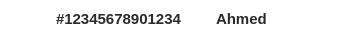
      <widget class="QFrame" name="frame_11">
       <property name="geometry">
        <rect>
         <x>420</x>
         <y>180</y>
         <width>361</width>
         <height>41</height>
        </rect>
       </property>
       <property name="styleSheet">
        <string notr="true">QFrame{
  border-radius: 15px;
  border: 2px solid white ;
background-color:white;

}
QLabel
{
font-size:15px;
font-weight:bold;
color:#2B2A2A;
}
QPushButton{
  border-radius: 10px;
  background: #FF7F7F;
color:white;



}

QPushButton:hover{
background: #CCD0CD;
color:Black;
}

</string>
       </property>
       <property name="frameShape">
        <enum>QFrame::Shape::StyledPanel</enum>
       </property>
       <property name="frameShadow">
        <enum>QFrame::Shadow::Raised</enum>
       </property>
       <widget class="QLabel" name="label_23">
        <property name="geometry">
         <rect>
          <x>50</x>
          <y>3</y>
          <width>141</width>
          <height>31</height>
         </rect>
        </property>
        <property name="text">
         <string>#12345678901234</string>
        </property>
       </widget>
       <widget class="QLabel" name="label_78">
        <property name="geometry">
         <rect>
          <x>210</x>
          <y>3</y>
          <width>141</width>
          <height>31</height>
         </rect>
        </property>
        <property name="text">
         <string>Ahmed</string>
        </property>
       </widget>
       <widget class="QLabel" name="label_80">
        <property name="geometry">
         <rect>
          <x>7</x>
          <y>5</y>
          <width>31</width>
          <height>31</height>
         </rect>
        </property>
        <property name="text">
         <string/>
        </property>
        <property name="pixmap">
         <pixmap>Assets/profile.png</pixmap>
        </property>
        <property name="scaledContents">
         <bool>true</bool>
        </property>
       </widget>
      </widget>
